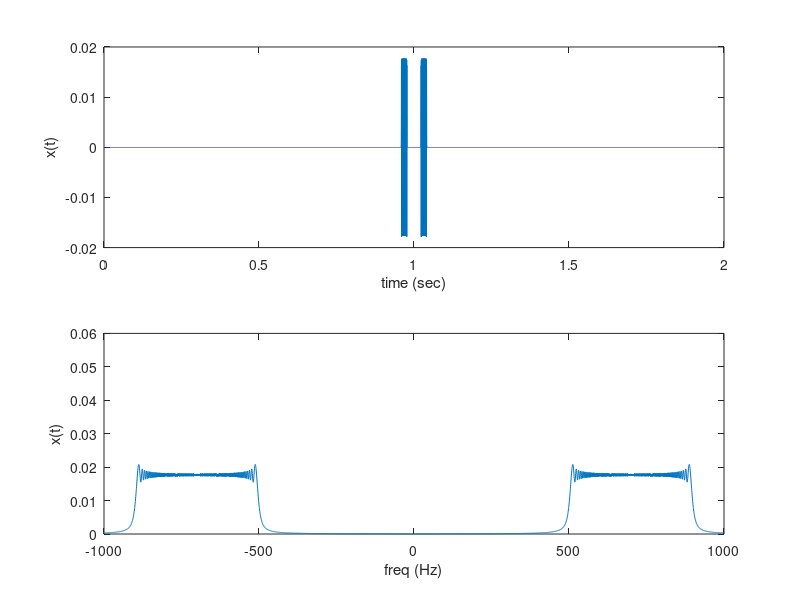

This figure's MATLAB source:
Ts=1/44100;
t=0:Ts:2-Ts;
N=length(t);
x=cos(1000*pi*t+200*pi*t.^2);
x=fftshift(fft(x))/N;

fs=1/Ts;
F=fs/N;
f=(-fs/2):F:(fs/2)-F;

figure(1);
subplot(2,1,1),plot(t,x);
xlabel('time (sec)');
ylabel('x(t)');

subplot(2,1,2),plot(f,abs(x));
xlabel('freq (Hz)');
ylabel('x(t)');
axis([-1000 1000 0 0.06]);